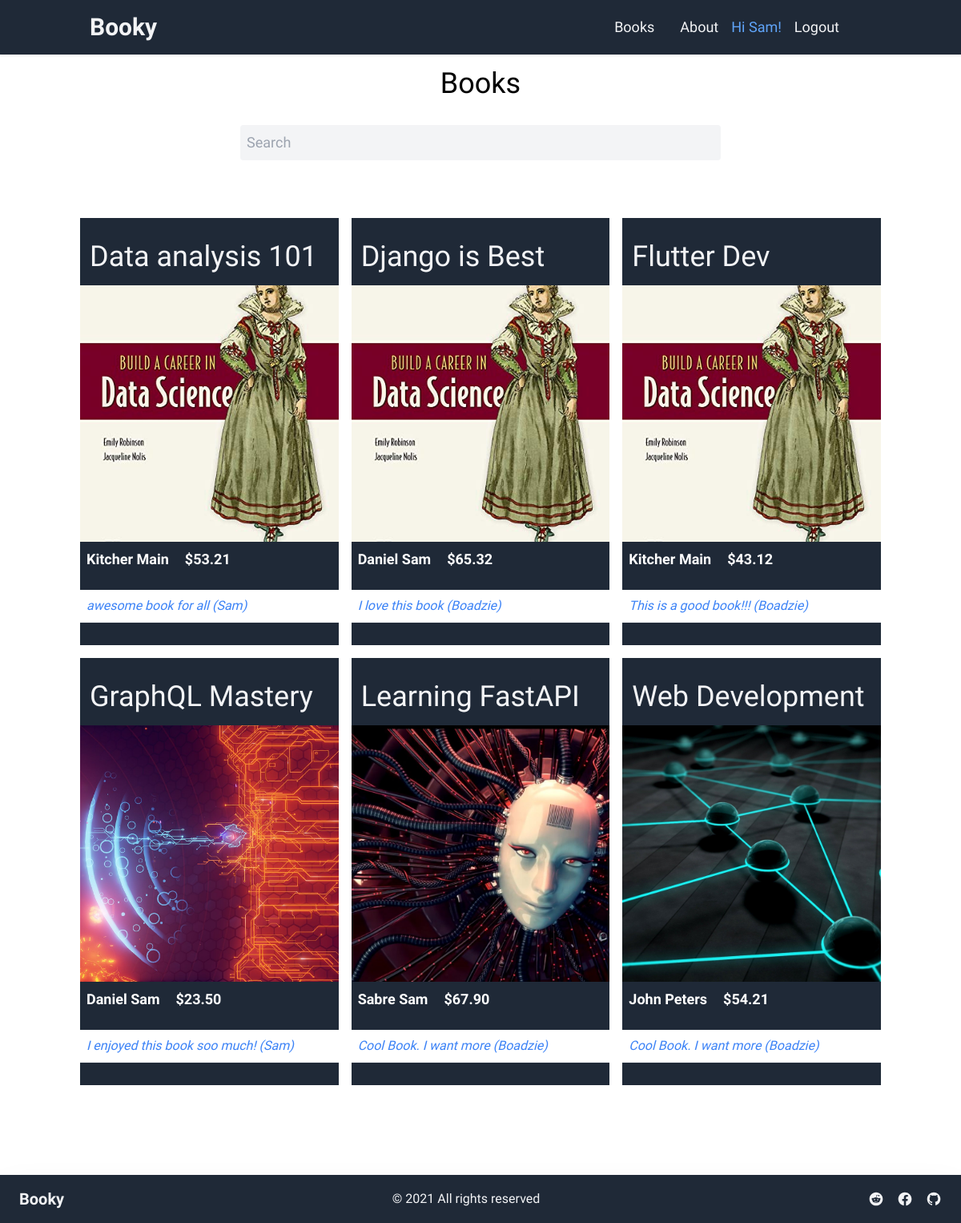
The app's page /books/ (signed in) with its own data.
### accounts/models.py (models this page shows)
class CustomUser(AbstractUser):
    pass

### books/models.py (models this page shows, shortened)
class Book(models.Model):
    id = models.UUIDField(  # new
        primary_key=True,
        default=uuid.uuid4,
        editable=False)
    title = models.CharField(max_length=200)
    author = models.CharField(max_length=200)
    price = models.DecimalField(max_digits=6, decimal_places=2)
    cover = models.ImageField(upload_to='covers/', blank=True)
    class Meta:  # new
        permissions = [
            ('special_status', 'Can read all books'),
        ]
    def get_absolute_url(self):  # new
        return reverse('book', args=[str(self.id)])

class Review(models.Model):
    book = models.ForeignKey(
        Book,
        on_delete=models.CASCADE,
        related_name='reviews',
    )
    review = models.CharField(max_length=255)
    author = models.ForeignKey(
        get_user_model(),
        on_delete=models.CASCADE,
    )

### books/views.py (the view)
# urls.py: path('', BookListView.as_view(), name="books"),
class BookListView(LoginRequiredMixin, ListView):
    model = Book
    template_name = "books/book_list.html"
    def get_context_data(self, **kwargs):
        context = super().get_context_data(**kwargs)
        context['books'] = Book.objects.all().order_by("title")
        return context

### templates/books/book_list.html (shortened to what this page needs)
{% extends "base.html" %} {% load static %}
{% load widget_tweaks %}
{% block content %}
<h1 class="py-4 text-4xl text-center">Books</h1>
<form class="w-1/2 py-4 ml-auto mr-auto font-light rounded-lg " action="{% url 'search_results' %}" method="get">
  <input name="q" type="text" class="w-full px-2 py-2 text-lg text-gray-400 bg-gray-100 border-0 rounded focus:outline-none hover:bg-white-600" placeholder="Search" />
</form>
<div class="grid w-5/6 grid-cols-1 gap-4 ml-auto mr-auto lg:grid-cols-3 py-14">
   {% for book in books %}
     <div class="flex flex-col py-3 text-white bg-gray-800 ">
         <h2 class="px-3 py-4 text-4xl font-light"><a class="text-gray-100" href="{{ book.get_absolute_url }}">{{book.title}}</a></h2>
        {% if book.cover %}
        <img class="object-cover object-center w-full overflow-hidden h-80" src="{{book.cover.url}}" alt="{{book.title}}"/>
        {% endif %}
         <div class="flex space-x-3">
          <p class="inline-flex items-center justify-center px-2 py-1 text-lg font-bold">{{book.author}}</p>
          <p class="py-2 text-lg font-bold">${{book.price}}</p>
        </div>
        <div class="flex py-4 ">
          <ul class="flex flex-col w-full">
            {% for review in book.reviews.all %}
            <li class="px-2 py-2 italic text-blue-500 bg-white ">{{ review.review }} ({{ review.author }})</li>
            <hr>
            {% endfor %}
            </ul>
        </div>
     </div>
   {% endfor %}
</div>
{% endblock %}

### templates/_nav.html (shortened to what this page needs)
<nav class="text-white shadow bg-gray-800">
    <div class="container  px-6 py-4 mx-auto md:flex md:justify-between md:items-center">
        <div class="flex text-white items-center justify-between">
            <div>
                <a class="text-2xl font-bold text-gray-100 dark:text-white lg:text-3xl hover:text-gray-700 dark:hover:text-gray-300" href="/">Booky</a>
            </div>
        </div>
        <div class="items-center md:flex">
            <div class="text-white flex flex-col md:flex-row md:mx-6">
                <a class="my-1 text-lg font-medium text-gray-100 dark:text-gray-200 hover:text-indigo-500 dark:hover:text-indigo-400 md:mx-4 md:my-0" href="{% url 'books' %}">Books</a>
                <a class="my-1 text-lg font-medium text-gray-100 dark:text-gray-200 hover:text-indigo-500 dark:hover:text-indigo-400 md:mx-4 md:my-0" href="{% url 'about' %}">About</a>
                {% if user.is_authenticated %}
                <p class="text-lg text-blue-400">Hi {{ user.username| capfirst }}!</p>
                <a class="my-1 text-lg font-medium text-gray-100 dark:text-gray-200 hover:text-indigo-500 dark:hover:text-indigo-400 md:mx-4 md:my-0" href="{% url 'account_logout' %}">Logout</a>
                {% endif %}
            </div>
        </div>
    </div>
</nav>

### static/css/styles.css (style rules this page uses)
body { font-family: "Open Sans Condensed", sans-serif; }

### records on screen
CustomUser: username "Sam"
Book: title "Data analysis 101", cover (picture), author "Kitcher Main", price "53.21"
Review: review "awesome book for all", author "Sam"
Book: title "Django is Best", cover (picture), author "Daniel Sam", price "65.32"
Review: review "I love this book", author "Boadzie"
Book: title "Flutter Dev", cover (picture), author "Kitcher Main", price "43.12"
Review: review "This is a good book!!!", author "Boadzie"
Book: title "GraphQL Mastery", cover (picture), author "Daniel Sam", price "23.50"
Review: review "I enjoyed this book soo much!", author "Sam"
Book: title "Learning FastAPI", cover (picture), author "Sabre Sam", price "67.90"
Review: review "Cool Book. I want more", author "Boadzie"
Book: title "Web Development", cover (picture), author "John Peters", price "54.21"
Review: review "Cool Book. I want more", author "Boadzie"
